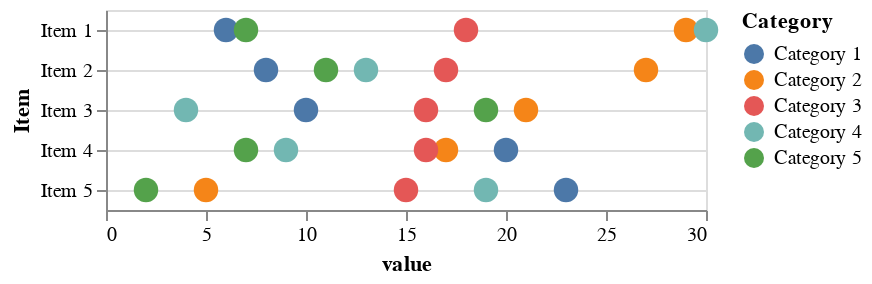

Notebook code for this chart:
### Markdown cell above
### Dot plot for the same comparison

Another way to give the categories within an item a common baseline is to make a dot plot. This works well as long as there isn't too much value overlap.

*Note: Default is grid lines on continuous scale axes and not on nominal or ordinal, but I want lines along each item to help guide the eye. [Top-level configuration docs](https://altair-viz.github.io/user_guide/configuration.html). We also could have specified the circle size in the `encode()` section with `size = alt.value(150)`.*

### Code cell
alt.Chart(df).mark_circle(size=150,opacity=1.0).encode(
    x = 'value:Q',
    y = 'Item:O',
    color = 'Category:N'
).configure_axisY(grid=True).configure_axisX(grid=False)

### Figure 1 — Vega-Lite specification as saved in the notebook (floating-point values rounded to 4 significant figures)
{"config": {"view": {"continuousWidth": 300, "continuousHeight": 300}, "axisX": {"grid": false}, "axisY": {"grid": true}}, "data": {"name": "data-dcc63c1bd6179d79fcae39778c52b169"}, "mark": {"type": "circle", "opacity": 1.0, "size": 150}, "encoding": {"color": {"field": "Category", "type": "nominal"}, "x": {"field": "value", "type": "quantitative"}, "y": {"field": "Item", "type": "ordinal"}}, "$schema": "https://vega.github.io/schema/vega-lite/v5.8.0.json", "datasets": {"data-dcc63c1bd6179d79fcae39778c52b169": [{"Item": "Item 1", "Category": "Category 1", "value": 6}, {"Item": "Item 2", "Category": "Category 1", "value": 8}, {"Item": "Item 3", "Category": "Category 1", "value": 10}, {"Item": "Item 4", "Category": "Category 1", "value": 20}, {"Item": "Item 5", "Category": "Category 1", "value": 23}, {"Item": "Item 1", "Category": "Category 2", "value": 29}, {"Item": "Item 2", "Category": "Category 2", "value": 27}, {"Item": "Item 3", "Category": "Category 2", "value": 21}, {"Item": "Item 4", "Category": "Category 2", "value": 17}, {"Item": "Item 5", "Category": "Category 2", "value": 5}, {"Item": "Item 1", "Category": "Category 3", "value": 18}, {"Item": "Item 2", "Category": "Category 3", "value": 17}, {"Item": "Item 3", "Category": "Category 3", "value": 16}, {"Item": "Item 4", "Category": "Category 3", "value": 16}, {"Item": "Item 5", "Category": "Category 3", "value": 15}, {"Item": "Item 1", "Category": "Category 4", "value": 30}, {"Item": "Item 2", "Category": "Category 4", "value": 13}, {"Item": "Item 3", "Category": "Category 4", "value": 4}, {"Item": "Item 4", "Category": "Category 4", "value": 9}, {"Item": "Item 5", "Category": "Category 4", "value": 19}, {"Item": "Item 1", "Category": "Category 5", "value": 7}, {"Item": "Item 2", "Category": "Category 5", "value": 11}, {"Item": "Item 3", "Category": "Category 5", "value": 19}, {"Item": "Item 4", "Category": "Category 5", "value": 7}, {"Item": "Item 5", "Category": "Category 5", "value": 2}]}}
